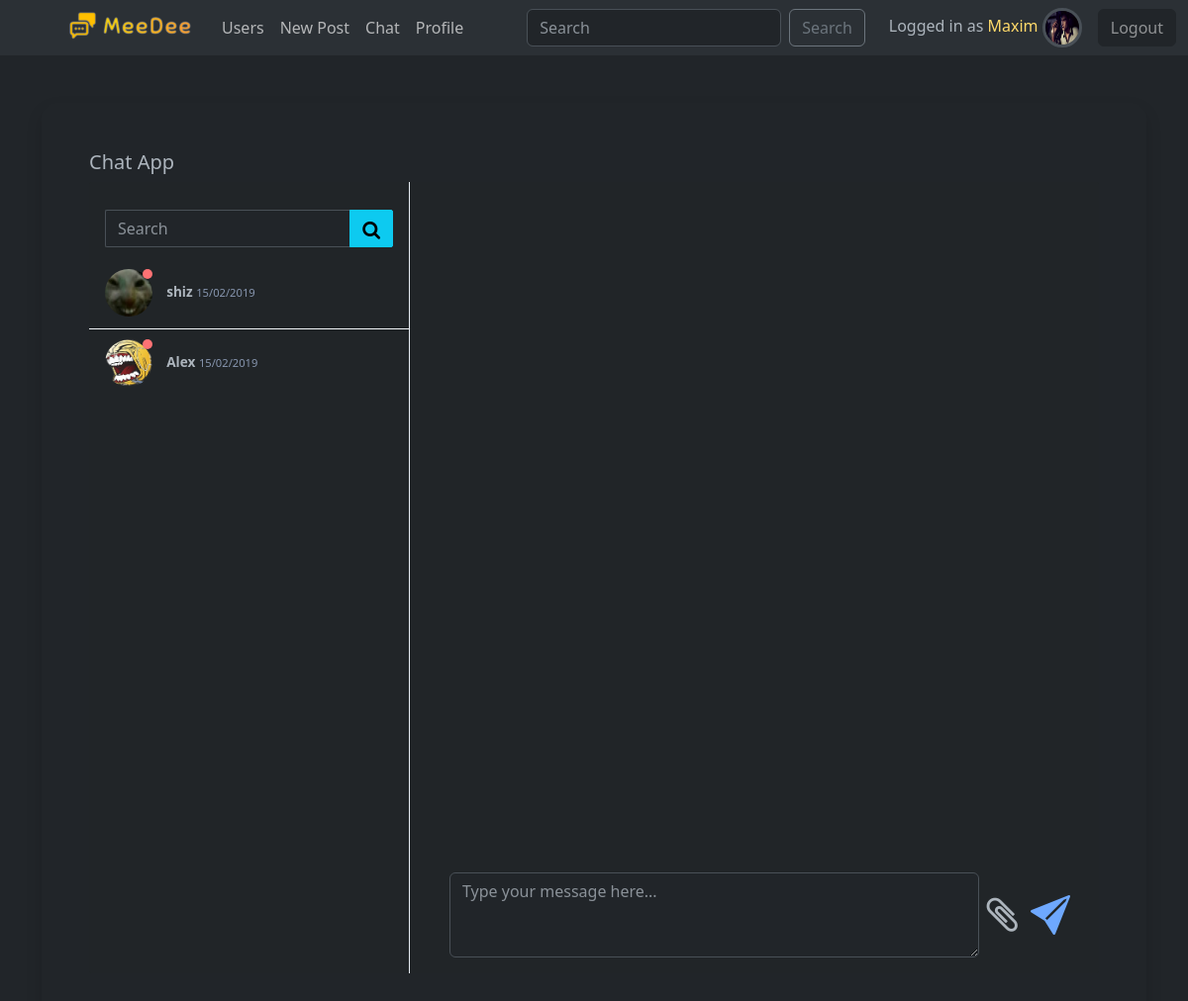
The page /chat/ (signed in) on the database its author committed.
### social/models.py (models this page shows, shortened)
class User(AbstractUser):
    friends = models.ManyToManyField("User", blank=True)
    email = models.EmailField(unique=True)
    bio = models.TextField(max_length=300, blank=True)
    avatar = models.ImageField(upload_to="images", null=True)
    date_of_birth = models.DateField(null=True, blank=True)
    online_status = models.BooleanField(default=False)
    USERNAME_FIELD = "email"
    REQUIRED_FIELDS = ['username']

### chat/views.py (the view)
# urls.py: path("", views.index, name="chats"),
@login_required
def index(request):
    users = User.objects.exclude(username=request.user.username)
    return render(request, "chat/index.html", {"users": users})

### chat/templates/chat/index.html (shortened to what this page needs)
{% extends "base.html" %}
{% load static %}
{% block links %}
    <link href="https://maxcdn.bootstrapcdn.com/font-awesome/4.3.0/css/font-awesome.min.css" rel="stylesheet">
    <link rel="stylesheet" href="{% static 'chat/css/chat_style.css' %}">
{% endblock %}
{% block body %}
<div class="container mt-5">
    <div class="modal-content  rounded-4 shadow p-5" style='min-height: 100vh;'>
    <div class="page-title">
        <div class="row gutters">
            <div class="col-xl-6 col-lg-6 col-md-6 col-sm-12 col-12">
                <h5 class="title">Chat App</h5>
            </div>
            <div class="col-xl-6 col-lg-6 col-md-6 col-sm-12 col-12"> </div>
        </div>
    </div>
    <div class="content-wrapper">
        <div class="row gutters">
            <div class="col-xl-12 col-lg-12 col-md-12 col-sm-12 col-12">
                <div class="card m-0">
                    <div class="row no-gutters">
                        <div class="col-xl-4 col-lg-4 col-md-4 col-sm-3 col-3">
                            <div class="users-container">
                                <div class="chat-search-box">
                                    <div class="input-group">
                                        <input class="form-control" placeholder="Search">
                                        <div class="input-group-btn">
                                            <button type="button" class="btn btn-info">
                                                <i class="fa fa-search"></i>
                                            </button>
                                        </div>
                                    </div>
                                </div>
                                <ul class="users">
                                    {% for user in users %}
                                    <li class="person" data-chat="person1">
                                        <a href="{% url 'chat:room' username=user.username %}" class="stretched-link text-decoration-none text-body">
                                            <div class="user">
                                                {% if user.avatar %}
                                                    <img src="{{ user.avatar.url }}" alt="">
                                                {% else %}
                                                    <img src="{% static 'images/no-avatar.png' %}" alt="">
                                                {% endif %}
                                                <span class="status busy"></span>
                                            </div>
                                            <p class="name-time">
                                                <span class="name">{{ user.username }}</span>
                                                <span class="time">15/02/2019</span>
                                            </p>
                                        </a>
                                    </li>
                                    {% endfor %}
                                </ul>
                            </div>
                        </div>
                        <div class="col-xl-8 col-lg-8 col-md-8 col-sm-9 col-9">
                            <div class="chat-container d-flex flex-column">
                                <div class="mt-auto form-group mb-0 d-flex">
                                    <textarea class="form-control" rows="3" placeholder="Type your message here..." id="chat-message-input"></textarea>
                                    <i class="fa fa-paperclip attachment fs-1 align-self-center ms-2" aria-hidden="true"></i>
                                    <button id="chat-message-submit" class="submit btn btn-link">
                                        <i class="bi bi-send-fill fs-1" aria-hidden="true"></i>
                                    </button>
                                </div>
                            </div>
                        </div>
                    </div>
                </div>
            </div>
        </div>
        </div>
    </div>
    </div>
{% endblock %}

### templates/includes/navbar.html (shortened to what this page needs)
{% load static %}
<nav class="navbar navbar-expand-lg bg-body-tertiary">
    <div class="container-fluid">
      <div class="collapse navbar-collapse" id="navbarSupportedContent">
        <ul class="navbar-nav me-auto ms-5 mb-2 mb-lg-0">
          <li class="nav-item">
            <a class="navbar-brand" href="{% url 'home' %}">
              <img src="{% static 'images/meedee.png' %}" alt="MeeDee" width="140">
            </a>
          </li>
          <li class="nav-item">
            <a class="nav-link" href="{% url 'users-list' %}">Users</a>
          </li>
          <li class="nav-item">
            <a class="nav-link" href="{% url 'add-post' %}">New Post</a>
          </li>
          <li class="nav-item">
            <a class="nav-link" href="{% url 'chat:chats' %}">Chat</a>
          </li>
          {% if user.is_authenticated %}
          <li class="nav-item">
            <a class="nav-link" href="{% url 'profile' request.user.id %}">Profile</a>
          </li>
          {% endif %}
        </ul>
        <form class="d-flex" role="search">
          <input class="form-control me-2" type="search" placeholder="Search" aria-label="Search">
          <button class="btn btn-outline-secondary" type="submit">Search</button>
        </form>
        <div class="navbar-nav ms-4 align-items-center">
          {% if user.is_authenticated %}
            <div class="me-3">
              Logged in as <span class="text-warning-emphasis">{{ request.user.username }}</span>
              {% if request.user.avatar %}
                <img src="{{ request.user.avatar.url }}" alt="" class="border border-3 rounded-circle" style="max-width: 40px; min-height: 40px;">
              {% else %}
                <img src="{% static 'images/no-avatar.png' %}" alt="" class="border border-3 rounded-circle" style="max-width: 40px; min-height: 40px;">
              {% endif %}
            </div>
            <div class="">
              <form action="{% url 'logout' %}" method="POST">
                  <button class="btn btn-dark text-white-50" type="submit">Logout</button>
              </form>
            </div>
          {% else %}
          <a class="nav-item text-decoration-none text-info-emphasis" href="{% url 'login' %}">Login</a>
          <span class="mx-1">|</span>
          <a class="nav-item text-decoration-none text-info-emphasis" href="{% url 'signup' %}">Sign Up</a>
          {% endif %}
        </div>
      </div>
    </div>
  </nav>

### chat/static/chat/css/chat_style.css (style rules this page uses)
.chat-search-box { -webkit-border-radius: 3px 0 0 0; -moz-border-radius: 3px 0 0 0; border-radius: 3px 0 0 0; padding: .75rem 1rem; }
.chat-search-box .input-group .form-control { -webkit-border-radius: 2px 0 0 2px; -moz-border-radius: 2px 0 0 2px; border-radius: 2px 0 0 2px; border-right: 0; }
.chat-search-box .input-group .input-group-btn .btn { -webkit-border-radius: 0 2px 2px 0; -moz-border-radius: 0 2px 2px 0; border-radius: 0 2px 2px 0; margin: 0; }
.chat-search-box .input-group .input-group-btn .btn i { font-size: 1.2rem; line-height: 100%; vertical-align: middle; }
.users-container { position: relative; padding: 1rem 0; border-right: 1px solid #e6ecf3; height: 100%; display: -ms-flexbox; display: flex; -ms-flex-direction: column; flex-direction: column; }
.users { padding: 0; }
.users .person { position: relative; width: 100%; padding: 10px 1rem; cursor: pointer; border-bottom: 1px solid #f0f4f8; }
.users .person:last-child { border-bottom: 0; }
.users .person .user { display: inline-block; position: relative; margin-right: 10px; }
.users .person .user img { width: 48px; height: 48px; -webkit-border-radius: 50px; -moz-border-radius: 50px; border-radius: 50px; }
.users .person .user .status { width: 10px; height: 10px; -webkit-border-radius: 100px; -moz-border-radius: 100px; border-radius: 100px; background: #e6ecf3; position: absolute; top: 0; right: 0; }
.users .person .user .status.busy { background: #fd7274; }
.users .person p.name-time { font-weight: 600; font-size: .85rem; display: inline-block; }
.users .person p.name-time .time { font-weight: 400; font-size: .7rem; text-align: right; color: #8796af; }
.chat-container { position: relative; padding: 1rem; height: 100vh; }
ul { list-style-type: none; margin: 0; padding: 0; }
.card { border: 0; background: #212528; -webkit-border-radius: 2px; -moz-border-radius: 2px; border-radius: 2px; margin-bottom: 2rem; box-shadow: none; }

### rows shown on the page
User: user.username "Maxim", user.avatar (placeholder picture)
User: avatar (picture), username "shiz"
User: avatar (picture), username "Alex"
